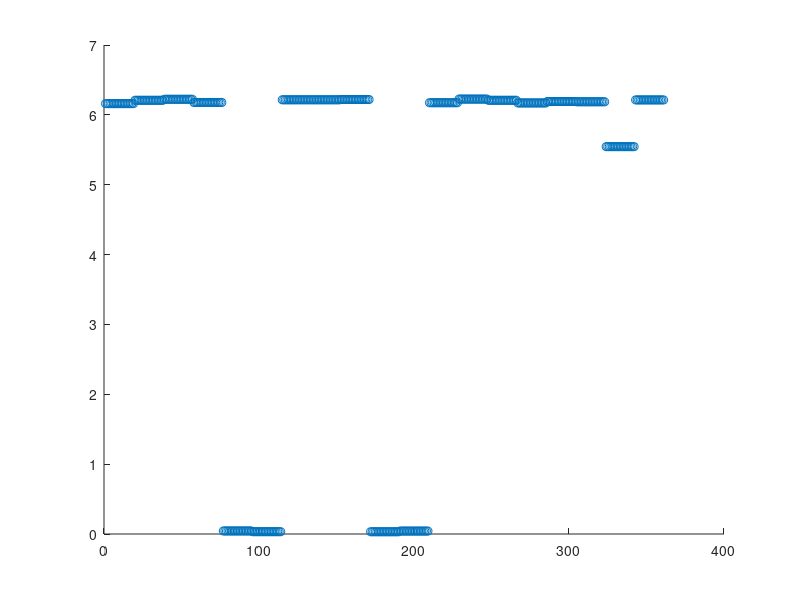
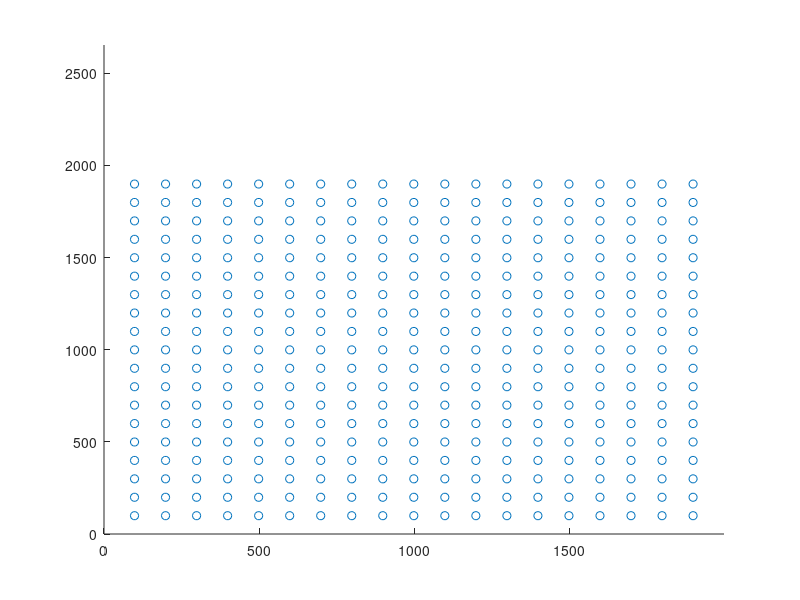
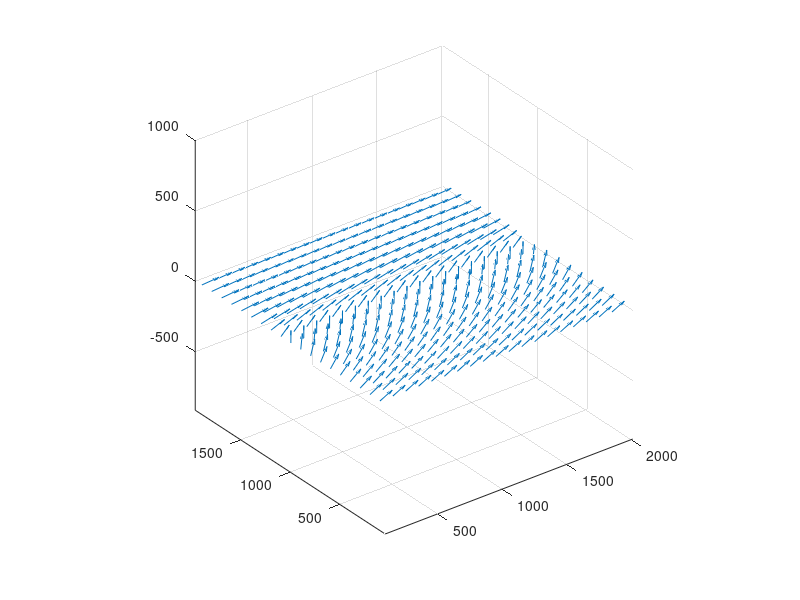
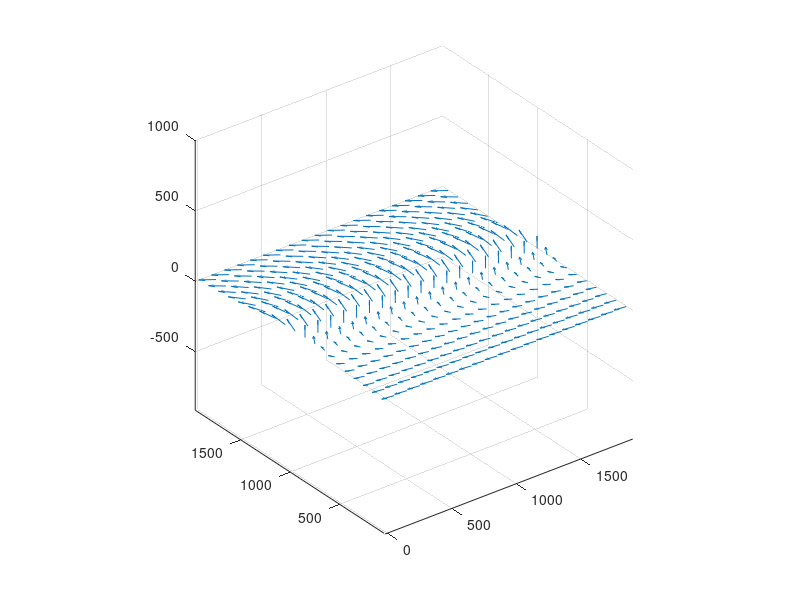

Write MATLAB code to recreate these figures, in order.
clear;
close all;

%% Load ellipses.txt
ellipses = fopen('ELSD2/ellipses.txt','r');

parametres_ell = fscanf(ellipses,'%f', [7 Inf]);
parametres_ell = parametres_ell';
parametres_ell(1,:)
fclose(ellipses);

%% Filtrage des ellipses ayant un angle < 4.7 (radian)
% Param Ellipse

angle = abs(parametres_ell(:,7)-parametres_ell(:,6));
%[indices] = find(angle > 2.7);
%angle = angle(indices);

%parametres_ell = parametres_ell(indices,:);
% Grand-axe
a = parametres_ell(:,3);
% Petit-axe
b = parametres_ell(:,4);
psi = parametres_ell(:,5);

e = sqrt(1-(b./a).^2);

%% Calcul des normales
R = 40;

nz = b./R;
nx = sqrt(1-nz.^2)./sqrt(1+tan(psi).^2);
ny = tan(psi).*(sqrt(1-nz.^2)./(1+tan(psi).^2));

%norme = sqrt(nz.^2+nx.^2+ny.^2)
%% Intégration du champ de normales :

% p_estime = reshape(-nx'./nz,size(masque));
% p_estime(exterieur) = 0;
% q_estime = reshape(-ny'./nz',size(masque));
% q_estime(exterieur) = 0;
% z_estime = integration_SCS(q_estime,p_estime);


%% Retour graphique
figure(1);
scatter((1:length(angle))',angle');

figure(2);
scatter(parametres_ell(:,1), parametres_ell(:,2));
ylim([0 2654]);
xlim([0 1998]);

figure(3);
quiver3(parametres_ell(:,1), parametres_ell(:,2), zeros(size(nx)), nx, ny, nz);
axis equal

figure(4);
quiver3(parametres_ell(:,1), parametres_ell(:,2), zeros(size(nx)), -nx, -ny, nz);
axis equal